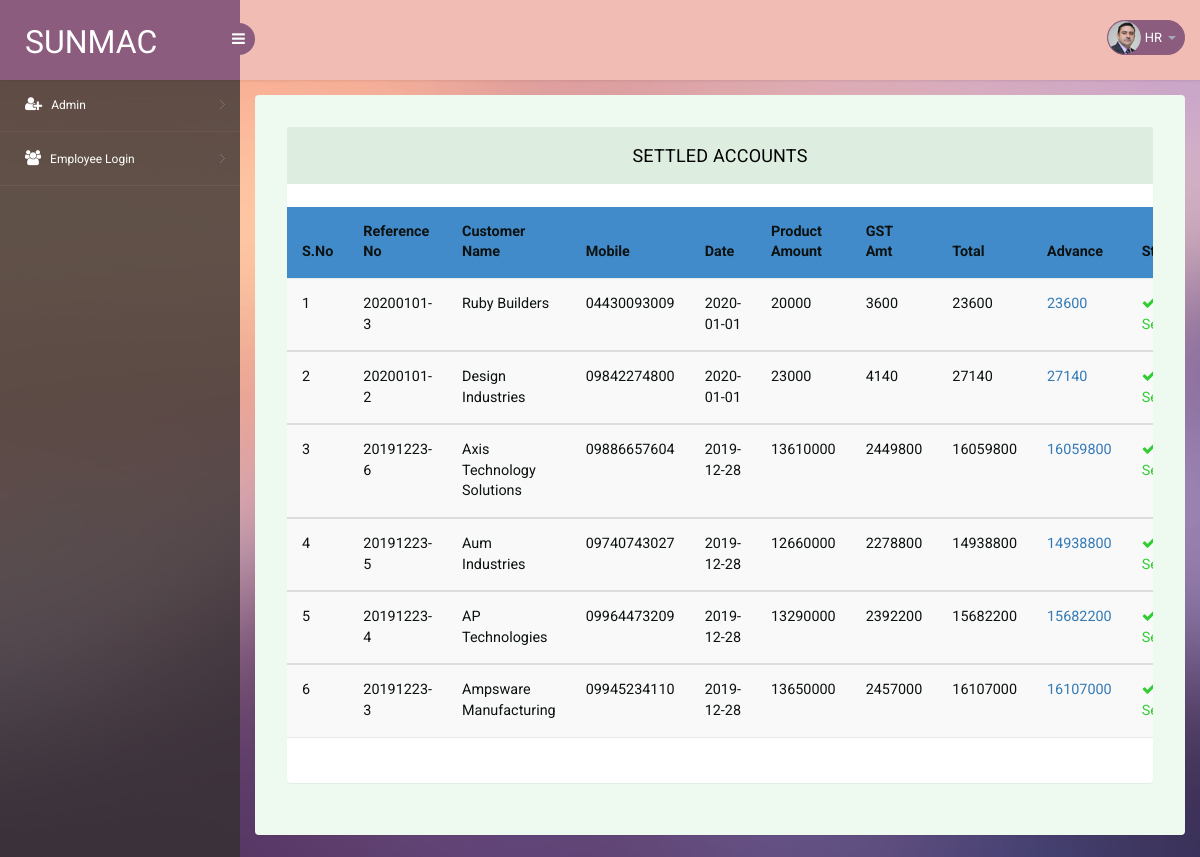
Page /settledAccounts.php (signed in) on the committed database.
### tables this page shows
CREATE TABLE `sample_pi` (
  `SAMPLE_PI_ID` int(11) NOT NULL,
  `CUSTOMER_NAME` varchar(100) NOT NULL,
  `MOBILE` varchar(100) NOT NULL,
  `TO_ADDRESS` varchar(100) NOT NULL,
  `DELIVERY_ADDRESS` varchar(100) NOT NULL,
  `TOTAL_AMOUNT` int(100) NOT NULL,
  `DATE` date NOT NULL,
  `GST` int(10) NOT NULL,
  `GST_AMOUNT` int(100) NOT NULL,
  `BALANCE` int(100) NOT NULL,
  `INVOICE_STATUS` int(5) NOT NULL,
  `NOTE_1` varchar(100) NOT NULL,
  `NOTE_2` varchar(100) NOT NULL,
  `FOLLOWED_BY_PERSON` varchar(50) NOT NULL,
  `REFERENCE_NO` varchar(50) NOT NULL,
  `SHOW_TO_ADMIN` int(1) NOT NULL DEFAULT '1'
);

### settledAccounts.php (the view, shortened to what this page needs)
<?php
include 'db_connect.php';
$sql = "SELECT S.SAMPLE_PI_ID, S.REFERENCE_NO, S.CUSTOMER_NAME, S.MOBILE, S.DATE, (S.TOTAL_AMOUNT - S.GST_AMOUNT) AS PRODUCT_AMOUNT, S.TOTAL_AMOUNT, S.GST_AMOUNT,
        (S.TOTAL_AMOUNT - TB.BALANCE) AS ADVANCE, TB.BALANCE, S.INVOICE_STATUS, T.TRANSACTION_ID
        FROM sample_pi S, transaction T, transaction_balance TB WHERE 1=1
        AND S.SAMPLE_PI_ID = T.SAMPLE_PI_ID
        AND S.SAMPLE_PI_ID = TB.SAMPLE_PI_ID
        AND T.SAMPLE_PI_ID = TB.SAMPLE_PI_ID
        AND S.INVOICE_STATUS != 0
        AND TB.SHOW_TO_ACCOUNTS = 0
        GROUP BY T.SAMPLE_PI_ID
        ORDER BY S.SAMPLE_PI_ID DESC
        ";
?>
  <!DOCTYPE html>
  <head>
  <link rel="stylesheet" href="https://cdnjs.cloudflare.com/ajax/libs/font-awesome/4.7.0/css/font-awesome.min.css">
  <link rel="stylesheet" href="https://maxcdn.bootstrapcdn.com/bootstrap/3.4.0/css/bootstrap.min.css">
  </head>
  <body>
  <?php include 'header.php'; ?>
  <section id="main-content">
    <section class="wrapper">
      <div class="form-w3layouts">
 <div class="row">
            <div class="col-lg-12">
                <section class="panel">
                    <header class="panel-heading">
                           SETTLED ACCOUNTS
                    </header>
                    <br>
<?php
if($result = mysqli_query($conn, $sql)) {
    if(mysqli_num_rows($result) > 0) {
?>
                 <div class="table-responsive">
                            <table class="table table-striped table-hover">
                              <thead>
                               <tr style="color:#0c1211";>
                                    <th style="color:#0c1211";>S.No</th>
                                    <th style="color:#0c1211;">Reference No </th>
                                    <th style="color:#0c1211";>Customer Name</th>
                                    <th style="color:#0c1211";>Mobile</th>
                                    <th style="color:#0c1211";>Date</th>
                                    <th style="color:#0c1211";>Product Amount</th>
                                    <th style="color:#0c1211";>GST Amt</th>
                                    <th style="color:#0c1211";>Total</th>
                                    <th style="color:#0c1211";>Advance</th>
                                    <th style="color:#0c1211";>Status</th>
                                </tr>
                             </thead>
<?php
$i = 1;
while($row = mysqli_fetch_array($result)){
?>
                           <tbody>
                              <tr id="sample-pi-id-<?php echo $row['SAMPLE_PI_ID']; ?>">
                                    <td style="color:#0c1211;">
                                        <?php echo $i++; ?>
                                    </td>
                                    <td style="color:#0c1211;"><?php echo $row['REFERENCE_NO'] ?> </td>
                                    <td style="color:#0c1211"; id="custName-<?php echo $row['SAMPLE_PI_ID']; ?>"><?php echo $row['CUSTOMER_NAME']?></td>
                                    <td style="color:#0c1211";><?php echo $row['MOBILE']?></td>
                                    <td style="color:#0c1211";><?php echo $row['DATE']?></td>
                                    <td style="color:#0c1211";><?php echo $row['PRODUCT_AMOUNT']?></td>
                                    <td style="color:#0c1211";><?php echo $row['GST_AMOUNT']?></td>
                                    <td style="color:#0c1211";><?php echo $row['TOTAL_AMOUNT']?></td>
                                    <td style="color:#0c1211";>
                                      <a data-toggle="modal" class="transaction-info" id="transaction-<?php echo $row['SAMPLE_PI_ID']; ?>" href="">
                                        <?php echo $row['ADVANCE']?>
                                      </a>
                                    </td>
                                    <td style="color: limegreen;"; class="color-condition" data-balace=<?php echo $row['BALANCE']?>>
                                        <i class="fa fa-check" aria-hidden="true"></i>
                                        <?php echo $row['BALANCE'] != 0 ? "Pending" : "Settled"?>
                                    </td>
                               </tr>
                            </tbody>
 <?php
}
?>
                            </table>
<?php
}
else{
    echo "No records matching your query were found.";
    }
}
?>
                            <br>
                            <br>
        </div>
      </div>
    </section>
</body>
</html>

### css/style.css (style rules this page uses)
html, body { font-family: 'Roboto', sans-serif; font-size: 100%; overflow-x: hidden; background: url(../images/bg.jpg) no-repeat 0px 0px; background-size:cover; }
#main-content { margin-left:240px; -webkit-transition:all .3s ease-in-out; -moz-transition:all .3s ease-in-out; -o-transition:all .3s ease-in-out; transition:all .3s ease-in-out; }
.wrapper { display:inline-block; margin-top:80px; padding:15px; width:100%; }
.panel-heading { position: relative; height: 57px; line-height: 57px; letter-spacing: 0.2px; color: #000; font-size: 18px; font-weight: 400; padding: 0 16px; background:#ddede0; border-top-right-radius: 2px; border-top-left-radius: 2px; text-transform: uppercase; text-align: center; }
.panel { border: none ! important; }
.table>thead>tr>th { border-bottom: 1px solid #e1ab91 ! important; }
.table>tbody>tr>td, .table>tbody>tr>th, .table>tfoot>tr>td, .table>tfoot>tr>th, .table>thead>tr>td, .table>thead>tr>th { border-bottom: 1px solid #e9e9e9 ! important; }
.table > thead > tr > th, .table > tbody > tr > th, .table > tfoot > tr > th, .table > thead > tr > td, .table > tbody > tr > td, .table > tfoot > tr > td { border-top: none !important; }
.table td, .table>tbody>tr>td, .table>tbody>tr>th, .table>tfoot>tr>td, .table>tfoot>tr>th, .table>thead>tr>td, .table>thead>tr>th { padding: 15px!important; }
.table > thead > tr > th, .table > tbody > tr > th, .table > tfoot > tr > th, .table > thead > tr > td, .table > tbody > tr > td, .table > tfoot > tr > td { font-size: 0.9em; color: #999; border-top: none !important; }
.form-w3layouts { background: #eef9f0; padding: 2em; border-radius: 4px; -webkit-box-shadow: 0 1px 1px rgba(0,0,0,.05); box-shadow: 0 1px 1px rgba(0,0,0,.05); }

### rows in the picture
sample_pi: REFERENCE_NO "20200101-3", CUSTOMER_NAME "Ruby Builders", MOBILE "04430093009", DATE "2020-01-01", PRODUCT_AMOUNT "20000", GST_AMOUNT "3600", TOTAL_AMOUNT "23600", ADVANCE "23600"
sample_pi: REFERENCE_NO "20200101-2", CUSTOMER_NAME "Design Industries", MOBILE "09842274800", DATE "2020-01-01", PRODUCT_AMOUNT "23000", GST_AMOUNT "4140", TOTAL_AMOUNT "27140", ADVANCE "27140"
sample_pi: REFERENCE_NO "20191223-6", CUSTOMER_NAME "Axis Technology Solutions", MOBILE "09886657604", DATE "2019-12-28", PRODUCT_AMOUNT "13610000", GST_AMOUNT "2449800", TOTAL_AMOUNT "16059800", ADVANCE "16059800"
sample_pi: REFERENCE_NO "20191223-5", CUSTOMER_NAME "Aum Industries", MOBILE "09740743027", DATE "2019-12-28", PRODUCT_AMOUNT "12660000", GST_AMOUNT "2278800", TOTAL_AMOUNT "14938800", ADVANCE "14938800"
sample_pi: REFERENCE_NO "20191223-4", CUSTOMER_NAME "AP Technologies", MOBILE "09964473209", DATE "2019-12-28", PRODUCT_AMOUNT "13290000", GST_AMOUNT "2392200", TOTAL_AMOUNT "15682200", ADVANCE "15682200"
sample_pi: REFERENCE_NO "20191223-3", CUSTOMER_NAME "Ampsware Manufacturing", MOBILE "09945234110", DATE "2019-12-28", PRODUCT_AMOUNT "13650000", GST_AMOUNT "2457000", TOTAL_AMOUNT "16107000", ADVANCE "16107000"
